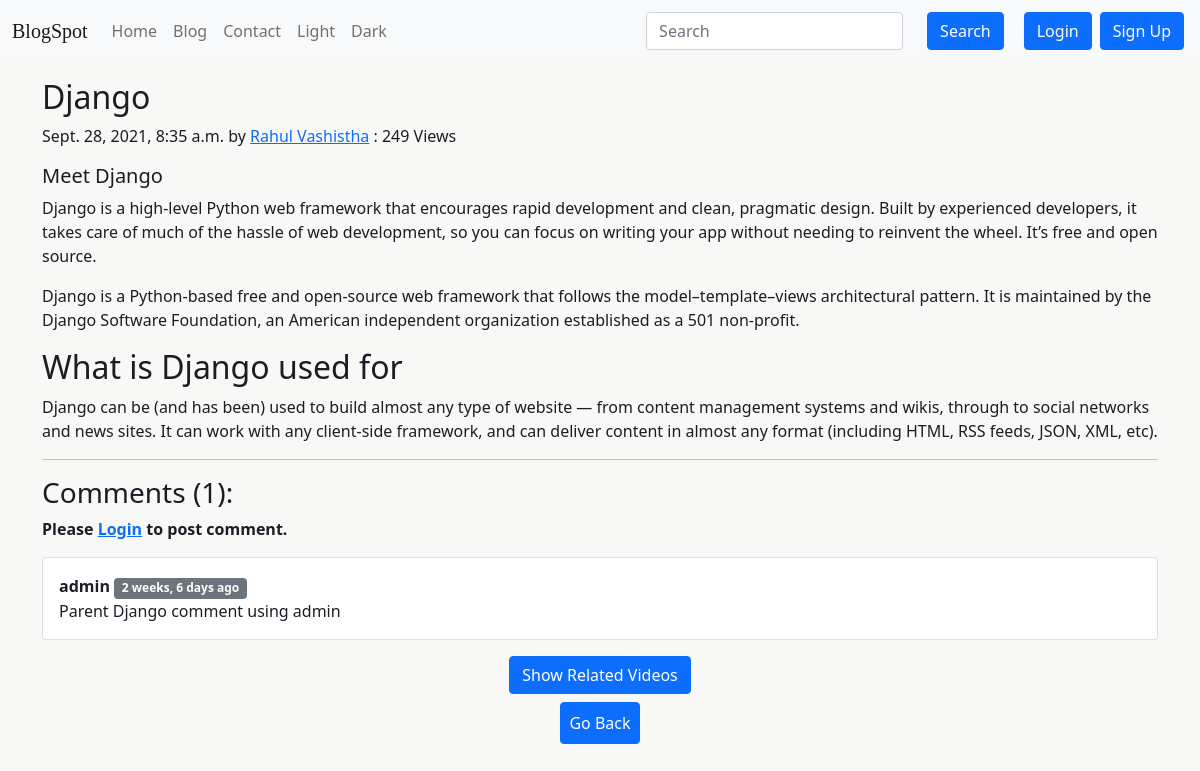
Page /blog/django-blogpost/ on the committed database.
### blog/models.py (models this page shows, shortened)
class Post(models.Model):
    sno = models.AutoField(primary_key=True)
    title = models.CharField(max_length=200)
    content = RichTextField()
    author = models.CharField(max_length=40)
    slug = models.CharField(max_length=140, blank=True, null=True)
    owner = models.ForeignKey('auth.User', related_name='snippets', on_delete=models.CASCADE)
    timeStamp = models.DateTimeField(auto_now=True)
    views = models.IntegerField(default=0, editable=False)

class BlogComment(models.Model):
    sno = models.AutoField(primary_key=True)
    comment = RichTextField()
    user = models.ForeignKey(User, on_delete=models.CASCADE)
    post = models.ForeignKey(Post, on_delete=models.CASCADE)
    parent = models.ForeignKey('self', on_delete=models.CASCADE, null=True, blank=True)
    timeStamp = models.DateTimeField(default=now)

### blog/views.py (the view)
# urls.py: path('<str:slug>/', views.BlogPostView.as_view(), name='blogpost-view'),
class BlogPostView(View):
    def get(self, request, slug):
        post = Post.objects.filter(slug=slug).first()
        post.views = post.views + 1
        post.save()
        comments = BlogComment.objects.filter(post=post, parent=None)
        replies = BlogComment.objects.filter(post=post).exclude(parent=None)
        replyDict = {}
        for reply in replies:
            if reply.parent.sno not in replyDict.keys():
                replyDict[reply.parent.sno] = [reply]
            else:
                replyDict[reply.parent.sno].append(reply)
        context = {'post': post, 'comments': comments, 'user': request.user, 'replyDict': replyDict}
        return render(request, 'blog/blogPost1.html', context)

### blog/models.py (called while the page is built)
@receiver(pre_save, sender=Post)
def post_pre_save_receiver(sender, instance, *args, **kwargs):
    if not instance.slug:
        instance.slug = slugify(instance.title)

### templates/blog/blogPost1.html (shortened to what this page needs)
{% extends "base.html" %}
{% block body %}
{% load humanize %}
{% load extras %}
{% load static %}
<div class="container my-3">
  <article class="blog-post">
    <h2 class="blog-post-title">{{post.title}}</h2>
    <p class="blog-post-meta">
      {{post.timeStamp}} by <a href="/about">{{post.author}}</a>
      <span> : {{post.views}} Views</span>
    </p>
    <p>{{post.content|safe}}</p>
    <hr />
  </article>
</div>
<div class="container">
  <h3>Comments ({{comments.count}}):</h3>
  <div class="comment-wrapper">
    {% if user.is_authenticated %}
    <div class="card my-3">
      <div class="card-body">
        <textarea class="form-control" id="commenttext" name="comment" placeholder="Write your comment here" cols="10" rows="3"></textarea>
        <input type="hidden" name="postSno" id="postSno" value="{{post.sno}}" />
        <input type="hidden" name="parentSno" id="parentSno" value="{{comment.sno}}" />
        <input type="hidden" name="timestamp" id="timestamp" value="{{comment.timeStamp | naturaltime}}" />
        <button type="button" class="btn btn-primary mt-2" id="postcomment">Comment</button>
      </div>
    </div>
    {% else %}
      <b>Please <a href="/loginform">Login</a> to post comment.</b>
    </div>
    {% endif %}
    {% for comment in comments %}
    <div class="card my-3">
      <div class="card-body">
        <b>{{comment.user.username}} </b><span class="badge bg-secondary">{{comment.timeStamp | naturaltime}}</span>
        <div> {{comment.comment}} </div>
      </div>
    </div>
    {% endfor %}
  </div>
<div class="my-2 text-center">
  <div class="container">
      <form action="" id="form">
          <div class="form-group">
              <input type="submit" class="btn btn-primary" value="Show Related Videos">
          </div>
      </form>
  </div>
</div>
<div class="my-2 text-center">
    <a href="/blog" role="button" class="btn btn-primary p-2"> Go Back </a>
</div>
{% endblock body %}

### static/blogspot.css (style rules this page uses)
body { background-color: var(--bg); }

### static/light.css (style rules this page uses)
body { background-color: #F8F8F6; color: #1F1B24; }

### rows in the picture
Post: title "Django", timeStamp "Sept. 28, 2021, 8:35 a.m.", author "Rahul Vashistha", views "249", content "Meet Django Django is a high-level Python web framework that encourages rapid development and clean, pragmatic design. Built by experienced developers, it takes care of much of the hassle of web development, so you can focus on writing your app without needing to reinvent the wheel. It’s free and open source. Django is a Python-based free and open-source web framework that follows the model–template–views architectural pattern. It is maintained by the Django Software Foundation, an American independent organization established as a 501 non-profit. What is Django used for Django can be (and has been) used to build almost any type of website — from content management systems and wikis,…"
BlogComment: user.username "admin", timeStamp "2 weeks, 6 days ago", comment "Parent Django comment using admin"

### other values in the picture
{{ comments.count }} "1"
